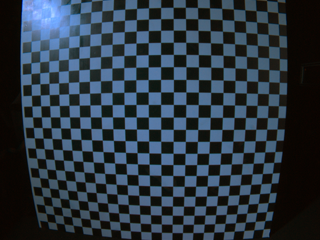
//> input picture sheet01/distorted.png, 320 x 240 px
$ ./exercise01 distorted.png out.png distorted.png distorted.png   (built with g++ and OpenCV 4)
//> lines starting //> are read from the running program, lines starting //| are printed output that depends on the picture; after the words box and inside, x2 and y2 are one past the last pixel; in counts of white or black regions, pixels touching at a corner belong together
/**
 * Vorlesung: Bildbasierte Modellierung SS 2012
 * Professor: Prof. Dr.-Ing. Marcus Magnor
 * Betreuer: Felix Klose (klose@cg.cs.tu-bs.de)
 * Datum: 17.04.2012
 * Blatt: 1
 * Abgabe: Präsentation der bearbeiteten Aufgaben in der Übung am 24.04.2012.
 * URL: http://www.cg.cs.tu-bs.de/teaching/lectures/ss15/bbm/
 */

#include <cstdlib>
#include <cstdio>
#include <iostream>
#include <cmath>
#include <cv.h>
#include <highgui.h>

template<typename T> const T &min(const T &a, const T &b) { return a < b ? a : b; }
template<typename T> const T &max(const T &a, const T &b) { return a > b ? a : b; }

/**
 * Ziel der ersten Übung ist das Vertrautwerden mit der OpenCV-Bibliothek.
 * Diese stellt nicht nur die Grundlagen zum Arbeiten mit Bildern zur Verfügung,
 * sondern auch viele weitere in der Bilderverarbeitung häufig verwendete Funktionen.
 * Erhältlich ist sie als Open-Source-Projekt unter:
 * \begin{center}\url{http://opencv.orb/}\end{center}
 * Dokumentation findet sich beispielsweise im Buch \emph{Learning OpenCV} von Gary Bradski und Adrian Kaehler oder unter:
 * \begin{center}\url{http://http://docs.opencv.org/modules/refman.html}\end{center}
 */

int main(int argc, char *argv[]) {
	if (argc < 5) {
		printf("Usage: main <image-file-name> <output-file-name> <kappa1> <kappa2>\n\7");
		exit(1);
	}

	/**
	 * Aufgabe: OpenCV starten (10 Punkte)
	 *
	 * Erweitere die gegebene Programmgrundstruktur so, dass
	 * - ein Bild geladen werden kann.
	 */
	cv::Mat image;
	image = cv::imread(argv[1], CV_LOAD_IMAGE_COLOR);   // Read the file
//> image is the input picture: 240 rows x 320 cols, CV_8UC3; mean B, G, R 67.3, 55.7, 43.4

	if(! image.data )
	{
		std::cout <<  "Could not open or find the image" << std::endl ;
		return -1;
	}

	/* TODO */


	/**
	 * - die Höhe, Breite, Anzahl der Farbkanäle dieses Bildes ausgegeben wird.
	 */
	int width = image.cols;
//> width = 320
	int height = image.rows;
//> height = 240
	int channels = image.channels();;
//> channels = 3
	std::cout << "Image Attributes - width: " << width << ", height: " << height
		  << ", number of channels: " << channels << std::endl;
//| Image Attributes - width: 320, height: 240, number of channels: 3

	/* TODO */


	/**
	 * - dieses Bild in einem \code{cvNamedWindow} angezeigt wird, bis eine Tastatureingabe erfolgt.
	 */
	cv::namedWindow( "Display window", cv::WINDOW_AUTOSIZE );
	cv::moveWindow( "Display window", 100, 100);
	cv::imshow( "Display window", image );                   // show original image

	cv::waitKey(0);

	/* TODO */


	/**
	 * - die drei Farbkanäle des Bildes nebeneinander angezeigt werden.
	 */
	cv::Mat blue, green, red;
	// "channels" is a vector of 3 Mat arrays:
	std::vector<cv::Mat> channels_vector(3);
	// split img:
	cv::split(image, channels_vector);
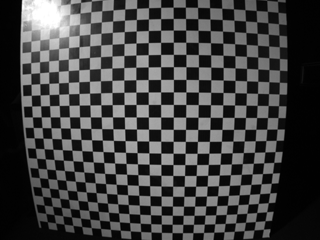
//> channels_vector[0]: 240 rows x 320 cols, CV_8UC1; min 0, max 255, mean 67.3
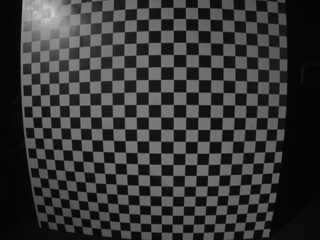
//> channels_vector[1]: 240 rows x 320 cols, CV_8UC1; min 3, max 210, mean 55.7
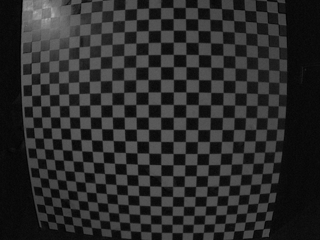
//> channels_vector[2]: 240 rows x 320 cols, CV_8UC1; min 0, max 174, mean 43.4
	// get the channels (BGR)
	blue = channels_vector[0];
	green = channels_vector[1];
	red = channels_vector[2];

	cv::namedWindow( "Blue Channel", cv::WINDOW_AUTOSIZE );
	cv::moveWindow( "Blue Channel", 100, 100);
	cv::imshow( "Blue Channel", blue );
	cv::namedWindow( "Green Channel", cv::WINDOW_AUTOSIZE );
	cv::moveWindow( "Green Channel", 100, 100);
	cv::imshow( "Green Channel", green );
	cv::namedWindow( "Red Channel", cv::WINDOW_AUTOSIZE );
	cv::moveWindow( "Red Channel", 100, 100);
	cv::imshow( "Red Channel", red );
	cv::waitKey(0);
	/* TODO */


	/**
	 * - das Bild zusammen mit einem roten $10 \times 10$ Rechteck um die Bildmitte angezeigt wird.
	 */
	cv::Mat cloned = image.clone();
	cv::Point center = cv::Point( width / 2, height / 2 );
//> center = Point(160, 120)
	cv::rectangle( cloned,
               cvPoint(center.x-5,center.y-5),
               cvPoint(center.x+5,center.y+5),
               CV_RGB(255,0,0), 1, 8
             );
//> cloned: 240 rows x 320 cols, CV_8UC3; 0.05% of pixels changed, all inside (x1, y1, x2, y2) = (155, 115, 166, 126)
	//std::cout << center.x << " " << center.y << std::endl;
	cv::namedWindow( "Rectangle Window", cv::WINDOW_AUTOSIZE );
	cv::moveWindow( "Rectangle Window", 100, 100);
	cv::imshow( "Rectangle Window", cloned );
	cv::waitKey(0);

	/* TODO */


	/**
	 * Aufgabe: Bilder entzerren (10 Punkte)
	 *
	 * Das Bild \code{distorted.png}, Abb~\ref{fig:distorted}, wurde mit einer
	 * Weitwinkelkamera aufgenommen und zeigt starke radiale Verzerrung.  Aus der
	 * Vorlesung bekannt ist, dass die radiale Verzerrung oft durch
	 * $$ x = x_c + L(r) (x_d-x_c) \quad y = y_c + L(r) (y_d-y_c) $$
	 * ausgedrückt wird, wo $(x, y)$ die idealen Koordinaten sind, $({x_d}, {y_d})$
	 * die verzerrten Koordinaten und $L({r})$ eine Funktion, die nur von der
	 * Entfernung ${r}=\sqrt{(x-x_c)^2 + ({y}-y_c)^2}$ zum Verzerrungszentrum
	 * $(x_c,y_c)$ abhängt.
	 * Die Funktion $L(r)$ kann durch ihre Taylorentwicklung $L(r) = 1+ \kappa_1 r
	 * + \kappa_2 r^2 + \kappa_3 r^3 + \cdots$ beschrieben werden.
	 * Verschiedene Möglichkeiten, die Parameter zu bestimmen, sind denkbar und
	 * werden beispielsweise in \emph{Multiple View Geometry} von Hartley und
	 * Zisserman beschrieben, sollen hier aber nicht zur Anwendung kommen.
	 *
	 * Erweitere die gegebene Programmgrundstruktur so, dass
	 * - die Funktion $L$ mit Taylorentwicklung 2. Ordnung approximiert wird,
	 *   wobei das Verzerrungszentrum der Bildmitte entspricht.
	 */

	std::stringstream sstr;
	sstr << argv[3] << argv[4];

	double kappa1, kappa2;
	sstr >> kappa1 >> kappa2;

	//std::cout << kappa1 << std::endl;
	//std::cout << kappa2 << std::endl;

	cv::Mat undistorted_image(image.size(), image.type());
	for ( int x = 0; x < image.cols; x++) {
		for (int y = 0; y < image.rows; y++) {
			double r = sqrt(pow(x - center.x,2) + pow(y - center.y, 2));
			double l_r = 1 + kappa1*r + kappa2*pow(r,2)/* + argv[5]*pow(r,3)*/; //nur 2. Ordnung...
			int x_new = center.x + (x-center.x) / l_r;
			int y_new = center.y + (y-center.y) / l_r;
			if (x_new < 0 || y_new < 0 || x_new >= image.cols || y_new >= image.rows)
				continue;
			cv::Vec3b color = image.at<cv::Vec3b>(cv::Point(x_new,y_new)); //pixel color from distorted image
			undistorted_image.at<cv::Vec3b>(cv::Point(x,y)) = color;
		}
	}
	/* TODO */
	cv::namedWindow( "Deskewed", cv::WINDOW_AUTOSIZE );
	cv::moveWindow( "Deskewed", 100, 100);
	cv::imshow( "Deskewed", undistorted_image );
	cv::waitKey(0);
	/**
	 * - das entzerrte Bild in einer Datei gespeichert wird.
	 */
	cv::imwrite("./"+std::string(argv[2]), undistorted_image);

	/* TODO */


	/**
	 * Was passiert, wenn die Größe der Parameter, ihr Vorzeichen etc. verändert wird?
	 * Ein Startwert kann z.B. $\kappa_1 = 0.001$, $\kappa_2 = 0.000005$ sein.
	 *
	 * \begin{figure}[hb]
	 * \centering
	 * \includegraphics[width=0.3\linewidth]{distorted}
	 * \caption{Bild mit starker radialer Verzerrung.}
	 * \label{fig:distorted}
	 * \end{figure}
	 */
	std::cin.get();
}
